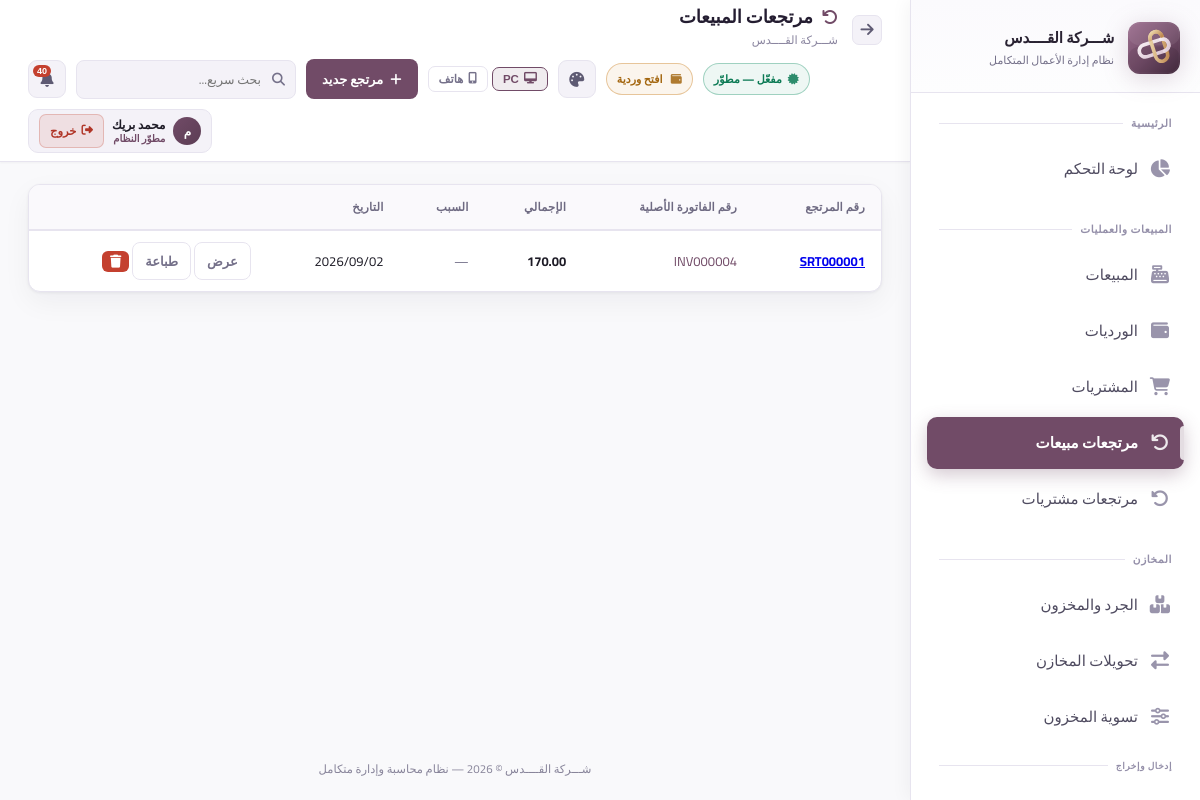
Page /returns/sale (signed in) on the committed database.
### app.py (models this page shows, shortened)
class AppSetting(db.Model):
    id = db.Column(db.Integer, primary_key=True)
    key = db.Column(db.String(80), unique=True, nullable=False)
    value = db.Column(db.Text)

class User(UserMixin, db.Model):
    id = db.Column(db.Integer, primary_key=True)
    username = db.Column(db.String(80), unique=True, nullable=False)
    password_hash = db.Column(db.String(256))
    full_name = db.Column(db.String(120))
    role = db.Column(db.String(20), default='user')  # developer, admin, manager, user
    branch_id = db.Column(db.Integer, db.ForeignKey('branch.id'))
    is_active = db.Column(db.Boolean, default=True)
    created_at = db.Column(db.DateTime, default=datetime.utcnow)
    last_seen = db.Column(db.DateTime, nullable=True)
    last_ip = db.Column(db.String(64), nullable=True)
    last_user_agent = db.Column(db.String(256), nullable=True)
    permissions = db.Column(db.Text)  # JSON list of permission keys; empty = استخدام صلاحيات الدور

class SaleReturn(db.Model):
    id = db.Column(db.Integer, primary_key=True)
    invoice_number = db.Column(db.String(50), unique=True)
    sale_id = db.Column(db.Integer, db.ForeignKey('sale.id'))
    user_id = db.Column(db.Integer, db.ForeignKey('user.id'))
    date = db.Column(db.DateTime, default=datetime.utcnow)
    total = db.Column(db.Float, default=0)
    reason = db.Column(db.Text)
    items = db.relationship('SaleReturnItem', backref='return_order', lazy=True)
    sale = db.relationship('Sale')

class Sale(db.Model):
    id = db.Column(db.Integer, primary_key=True)
    invoice_number = db.Column(db.String(50), unique=True)
    customer_id = db.Column(db.Integer, db.ForeignKey('customer.id'))
    warehouse_id = db.Column(db.Integer, db.ForeignKey('warehouse.id'))
    user_id = db.Column(db.Integer, db.ForeignKey('user.id'))
    shift_id = db.Column(db.Integer, db.ForeignKey('cash_shift.id'), nullable=True)
    payment_method = db.Column(db.String(20), default='cash')  # cash, card, transfer, other
    date = db.Column(db.DateTime, default=datetime.utcnow)
    subtotal = db.Column(db.Float, default=0)
    discount = db.Column(db.Float, default=0)
    tax = db.Column(db.Float, default=0)
    total = db.Column(db.Float, default=0)
    paid = db.Column(db.Float, default=0)
    remaining = db.Column(db.Float, default=0)
    status = db.Column(db.String(20), default='completed')
    notes = db.Column(db.Text)
    items = db.relationship('SaleItem', backref='sale', lazy=True, cascade='all, delete-orphan')
    user = db.relationship('User')
    warehouse = db.relationship('Warehouse')
    shift = db.relationship('CashShift', foreign_keys=[shift_id])

### app.py (the view)
@app.route('/returns/sale')
@login_required
def sale_returns():
    returns = SaleReturn.query.order_by(SaleReturn.date.desc()).all()
    return render_template('sale_returns.html', returns=returns)

### templates/sale_returns.html (shortened to what this page needs)
{% extends 'base.html' %}
{% set block_icon = 'fas fa-undo' %}
{% block page_title %}مرتجعات المبيعات{% endblock %}
{% block topbar_actions %}<a href="{{ url_for('new_sale_return') }}" class="btn btn-primary"><i class="fas fa-plus"></i> مرتجع جديد</a>{% endblock %}
{% block content %}
<div class="card"><div class="table-container"><table>
    <thead><tr><th>رقم المرتجع</th><th>رقم الفاتورة الأصلية</th><th>الإجمالي</th><th>السبب</th><th>التاريخ</th><th></th></tr></thead>
    <tbody>
        {% for r in returns %}
        <tr>
            <td style="font-weight:700;color:var(--danger);"><a href="{{ url_for('sale_return_detail', id=r.id) }}">{{ r.invoice_number }}</a></td>
            <td style="color:var(--accent);">{{ r.sale.invoice_number if r.sale else '—' }}</td>
            <td style="font-weight:700;">{{ "{:,.2f}".format(r.total) }}</td>
            <td style="color:var(--text-muted);">{{ r.reason or '—' }}</td>
            <td>{{ r.date | to_cairo_time('%Y/%m/%d') }}</td>
            <td style="white-space:nowrap;"><a href="{{ url_for('sale_return_detail', id=r.id) }}" class="btn btn-sm btn-outline">عرض</a>
            <a href="{{ url_for('sale_return_print', id=r.id) }}" target="_blank" class="btn btn-sm btn-outline">طباعة</a>
            {% if can('returns_delete') %}
            <form method="POST" action="{{ url_for('delete_sale_return', id=r.id) }}" style="display:inline;" onsubmit="return confirm('حذف مرتجع المبيعات {{ r.invoice_number }} وإلغاء أثره على المخزون والحساب؟');">
                <button type="submit" class="btn btn-danger btn-xs" title="حذف"><i class="fas fa-trash"></i></button>
            </form>
            {% endif %}
            </td>
        </tr>
        {% else %}
        <tr><td colspan="6"><div class="empty-state"><i class="fas fa-undo"></i><h3>لا توجد مرتجعات</h3></div></td></tr>
        {% endfor %}
    </tbody>
</table></div></div>
{% endblock %}

### templates/base.html (shortened to what this page needs)
<!DOCTYPE html>
<html lang="ar" dir="rtl" data-theme="silsal7" data-layout-default="{{ layout_max_width | default('1400px') }}">
<head>
    <link rel="stylesheet" href="https://cdnjs.cloudflare.com/ajax/libs/font-awesome/6.5.0/css/all.min.css">
    <link rel="stylesheet" href="{{ url_for('static', filename='css/style.css') }}">
        {% set _uif_raw = app_settings.get('ui_font_percent', '100') if app_settings is defined else '100' %}
        {% set _uif = (_uif_raw | int) if _uif_raw else 100 %}
        {% set _uif = _uif if _uif > 0 else 100 %}
        {% set _uif = 160 if _uif > 160 else (_uif if _uif >= 60 else 60) %}
</head>
<body>
<aside class="sidebar sidebar-enterprise" id="sidebar">
    <a class="sidebar-logo" href="{{ url_for('dashboard') }}" title="الصفحة الرئيسية" aria-label="العودة للصفحة الرئيسية">
        <div class="logo-icon">
            <img src="{{ url_for('static', filename='img/logo-silsal-mark.svg') }}" alt="Silsal POS">
        </div>
        <div class="logo-text">
            <div class="name">{{ app_brand_title | default('Silsal POS') }}</div>
            <div class="sub">نظام إدارة الأعمال المتكامل</div>
        </div>
    </a>
    <nav class="sidebar-nav" id="sidebarNav" style="display:flex;flex-direction:column;padding-bottom:8px;">
        <div class="nav-section">
            <div class="nav-label">الرئيسية</div>
            {% if can('dashboard') %}
            <a href="{{ url_for('dashboard') }}" class="nav-link {% if request.endpoint=='dashboard' %}active{% endif %}">
                <i class="fas fa-chart-pie"></i><span class="label">لوحة التحكم</span>
            </a>
            {% endif %}
        </div>
        {% if can('sales') or can('purchases') or can('returns') %}
        <div class="nav-section">
            <div class="nav-label">المبيعات والعمليات</div>
            {% if can('sales') %}
            <a href="{{ url_for('sales') }}" class="nav-link ">
                <i class="fas fa-cash-register"></i><span class="label">المبيعات</span>
            </a>
            {% endif %}
            {% if can('shifts') and shifts_enabled %}
            <a href="{{ url_for('shifts') }}" class="nav-link {% if 'shift' in (request.endpoint or '') %}active{% endif %}">
                <i class="fas fa-wallet"></i><span class="label">الورديات</span>
            </a>
            {% endif %}
            {% if can('purchases') %}
            <a href="{{ url_for('purchases') }}" class="nav-link {% if 'purchase' in (request.endpoint or '') and 'return' not in (request.endpoint or '') and 'report' not in (request.endpoint or '') %}active{% endif %}">
                <i class="fas fa-shopping-cart"></i><span class="label">المشتريات</span>
            </a>
            {% endif %}
            {% if can('returns') %}
            <a href="{{ url_for('sale_returns') }}" class="nav-link {% if request.endpoint in ['sale_returns','new_sale_return'] %}active{% endif %}">
                <i class="fas fa-undo"></i><span class="label">مرتجعات مبيعات</span>
            </a>
            <a href="{{ url_for('purchase_returns') }}" class="nav-link {% if request.endpoint in ['purchase_returns','new_purchase_return'] %}active{% endif %}">
                <i class="fas fa-undo-alt"></i><span class="label">مرتجعات مشتريات</span>
            </a>
            {% endif %}
        </div>
        {% endif %}
        {% if can('inventory') or can('transfers') or can('adjust_stock') %}
        <div class="nav-section">
            <div class="nav-label">المخازن</div>
            {% if can('inventory') %}
            <a href="{{ url_for('inventory') }}" class="nav-link {% if request.endpoint=='inventory' %}active{% endif %}">
                <i class="fas fa-boxes"></i><span class="label">الجرد والمخزون</span>
            </a>
            {% endif %}
            {% if can('transfers') %}
            <a href="{{ url_for('transfers') }}" class="nav-link {% if 'transfer' in (request.endpoint or '') %}active{% endif %}">
                <i class="fas fa-exchange-alt"></i><span class="label">تحويلات المخازن</span>
            </a>
            {% endif %}
            {% if can('adjust_stock') %}
            <a href="{{ url_for('adjust_stock') }}" class="nav-link {% if request.endpoint=='adjust_stock' %}active{% endif %}">
                <i class="fas fa-sliders-h"></i><span class="label">تسوية المخزون</span>
            </a>
            {% endif %}
            {% if can('inventory') %}
            <div class="nav-label" style="padding-top:10px;font-size:9px;">إدخال وإخراج</div>
            <a href="{{ url_for('inventory_memos_list') }}" class="nav-link ">
            </a>
            {% endif %}
        </div>
        {% endif %}
    </nav>
</aside>
<main class="main-content">
    <div class="topbar">
        <div style="display:flex;align-items:center;gap:14px;">
            <button type="button" onclick="history.back()" class="icon-btn" title="رجوع" style="font-size:15px;flex-shrink:0;"><i class="fas fa-arrow-right"></i></button>
            <div>
                <div class="page-title"><i class="{{ block_icon | default('fas fa-home') }}"></i>{% block page_title %}الرئيسية{% endblock %}</div>
                <div class="breadcrumb">{% block breadcrumb %}{{ app_brand_title }}{% endblock %}</div>
            </div>
        </div>
        <div class="topbar-right">
            {% if subscription_status %}
            <span class="sub-pill {% if subscription_status.kind in ('developer','permanent') %}ok{% elif subscription_status.kind in ('expired','none') %}bad{% else %}warn{% endif %}" title="حالة الاشتراك / الترخيص">
                <i class="fas fa-certificate" style="margin-left:6px;opacity:.85;"></i>{{ subscription_status.line }}
            </span>
            {% endif %}
            {% if shifts_enabled %}
            {% if current_open_shift %}
            <a href="{{ url_for('shift_detail', id=current_open_shift.id) }}" class="sub-pill ok" title="لديك وردية مفتوحة" style="text-decoration:none;">
                <i class="fas fa-wallet" style="margin-left:6px;opacity:.85;"></i> وردية مفتوحة
            </a>
            {% elif can('shifts') %}
            <a href="{{ url_for('open_shift') }}" class="sub-pill warn" title="لا توجد وردية مفتوحة" style="text-decoration:none;">
                <i class="fas fa-wallet" style="margin-left:6px;opacity:.85;"></i> افتح وردية
            </a>
            {% endif %}
            {% endif %}
            <div class="erp-theme-picker" id="erpThemePicker">
                <button type="button" class="theme-toggle" id="erpThemeBtn" onclick="erpToggleThemePicker(event)"
                        title="اختيار المظهر (الثيمات)">
                    <i class="fas fa-palette"></i>
                </button>
            </div>
            <div class="erp-device-layout-tools" style="display:flex;align-items:center;gap:4px;flex-shrink:0;" title="وضع العرض — يُحفظ على هذا الجهاز فقط">
                <button type="button" id="btnLayoutPC" onclick="erpSetLayout('pc')" title="عرض PC"
                    style="display:flex;align-items:center;gap:5px;padding:5px 10px;border-radius:7px;font-size:11.5px;font-weight:700;
                           border:1px solid var(--border);background:transparent;color:var(--text-muted);cursor:pointer;transition:all .18s;">
                    <i class="fas fa-desktop"></i> PC
                </button>
                <button type="button" id="btnLayoutPhone" onclick="erpSetLayout('phone')" title="عرض هاتف"
                    style="display:flex;align-items:center;gap:5px;padding:5px 10px;border-radius:7px;font-size:11.5px;font-weight:700;
                           border:1px solid var(--border);background:transparent;color:var(--text-muted);cursor:pointer;transition:all .18s;">
                    <i class="fas fa-mobile-alt"></i> هاتف
                </button>
            </div>
            {% block topbar_actions %}{% endblock %}
            <div style="position:relative;" id="globalSearchWrapper">
                <div style="position:relative;">
                    <input type="text" id="globalSearchInput" class="erp-gsearch" placeholder="بحث سريع..." autocomplete="off"
                        style="width:220px;padding:7px 34px 7px 12px;background:rgba(255,255,255,.04);border:1px solid var(--border);
                               border-radius:8px;color:var(--text);font-family:Cairo,sans-serif;font-size:12.5px;transition:all .2s;"
                        onfocus="this.style.borderColor='var(--accent)';this.style.width='280px'"
                        onblur="setTimeout(()=>{this.style.borderColor='';this.style.width='220px';closeGlobalSearch()},200)">
                </div>
            </div>
            <div style="position:relative;" id="notifWrapper">
                <button class="notif-btn" onclick="toggleNotif()" title="الإشعارات">
                    <i class="fas fa-bell"></i>
                    <span class="notif-count" id="notifCount"></span>
                </button>
            </div>
            <div class="erp-userchip" style="display:flex;align-items:center;gap:8px;padding:4px 10px;border-radius:10px;
                        background:rgba(255,255,255,.05);border:1px solid rgba(255,255,255,.09);
                        backdrop-filter:blur(12px);-webkit-backdrop-filter:blur(12px);flex-shrink:0;">
                <div class="erp-user-avatar" style="width:28px;height:28px;border-radius:50%;background:linear-gradient(135deg,var(--accent),var(--accent-hover));
                            display:flex;align-items:center;justify-content:center;font-size:12px;font-weight:800;color:#fff;flex-shrink:0;">
                    {{ (current_user.full_name or current_user.username)[0] }}
                </div>
                <div style="line-height:1.3;min-width:0;">
                    <div style="font-size:12px;font-weight:700;color:var(--text);white-space:nowrap;overflow:hidden;text-overflow:ellipsis;max-width:100px;">
                        {{ current_user.full_name or current_user.username }}
                    </div>
                    <div class="erp-user-role" style="font-size:10px;color:var(--accent);font-weight:600;">
                        {% if current_user.role=='developer' %}مطوّر النظام
                        {% elif current_user.role=='admin' %}مدير النظام
                        {% elif current_user.role=='manager' %}مشرف
                        {% else %}مستخدم{% endif %}
                    </div>
                </div>
                <a href="{{ url_for('logout') }}" title="تسجيل الخروج" class="erp-logout"
                   style="display:flex;align-items:center;gap:5px;padding:5px 10px;border-radius:7px;
                          background:rgba(239,68,68,.12);border:1px solid rgba(239,68,68,.25);
                          color:#f87171;font-size:11.5px;font-weight:700;text-decoration:none;white-space:nowrap;
                          transition:all .18s;flex-shrink:0;"
                   onmouseover="this.style.background='rgba(239,68,68,.22)';this.style.borderColor='rgba(239,68,68,.5)'"
                   onmouseout="this.style.background='rgba(239,68,68,.12)';this.style.borderColor='rgba(239,68,68,.25)'">
                    <i class="fas fa-sign-out-alt"></i> خروج
                </a>
            </div>
        </div>
    </div>
    <div class="content fade-in">
        {% block content %}{% endblock %}
    </div>
    <div class="app-footer-note">{{ app_brand_title }} © 2026 — نظام محاسبة وإدارة متكامل</div>
</main>
</body>
</html>

### rows in the picture
AppSetting: value "شـــركة القــــدس"
User: full_name "م", full_name "محمد بريك"
SaleReturn: invoice_number "SRT000001", sale "INV000004", total "170.00", reason "—", date|to_cairo_time "2026/09/02"

### other values in the picture
{{ subscription_status.line }} "مفعّل — مطوّر"
